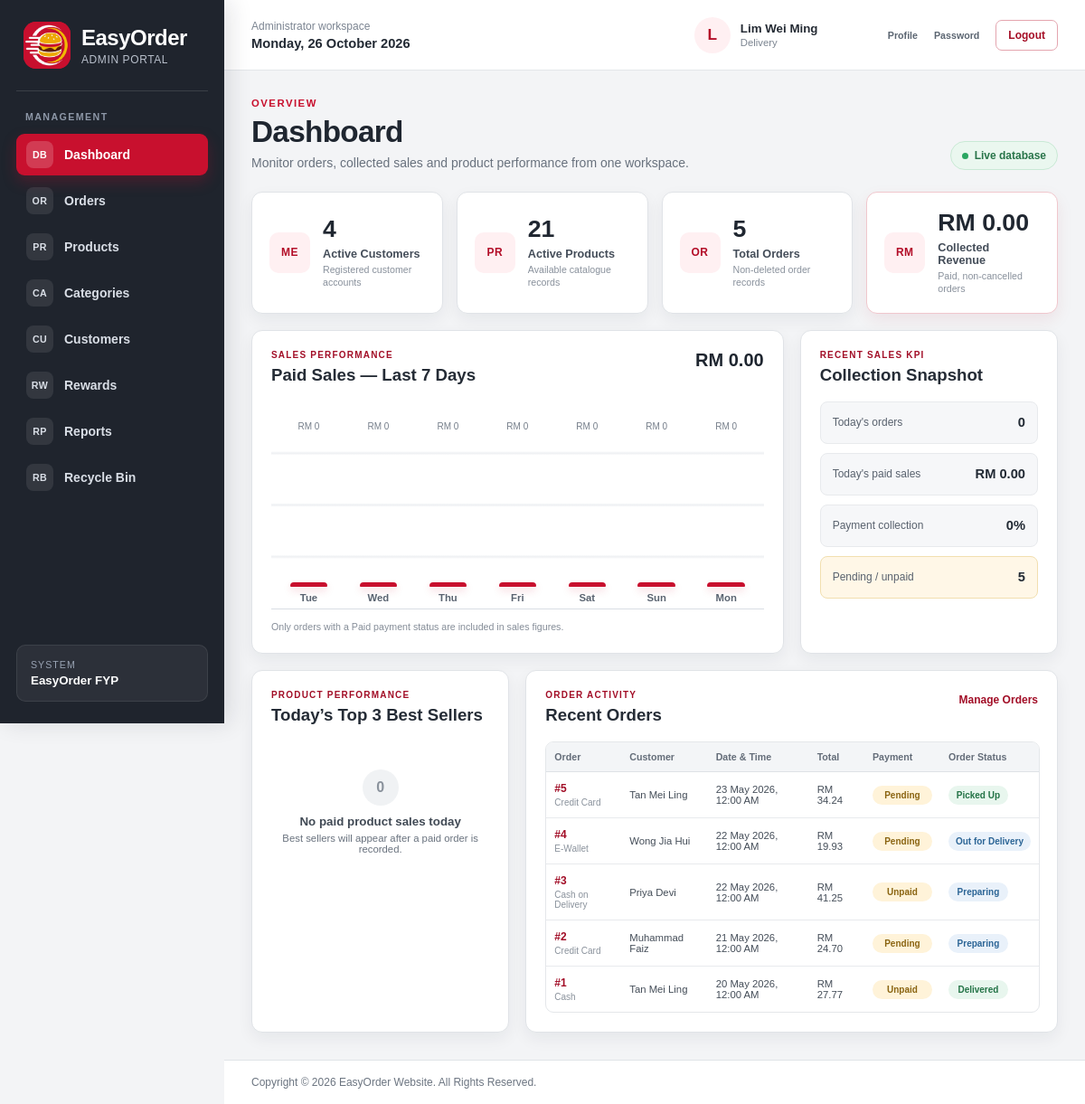
The app's page /admin_dashboard.php (signed in) with its own data.
### tables this page shows
CREATE TABLE `staff` (
  `staff_id` char(5) NOT NULL,
  `staff_name` varchar(100) NOT NULL,
  `staff_role` varchar(20) NOT NULL,
  `staff_email` varchar(100) NOT NULL,
  `staff_phone` varchar(15) NOT NULL,
  `staff_password` varchar(50) NOT NULL,
  `staff_isDelete` int(1) NOT NULL DEFAULT 0
);

CREATE TABLE `orders` (
  `order_id` int(11) NOT NULL,
  `order_customer` int(11) NOT NULL,
  `order_date` datetime NOT NULL,
  `order_total` decimal(7,2) NOT NULL,
  `order_payment` varchar(20) NOT NULL,
  `order_payment_status` varchar(20) NOT NULL DEFAULT 'Pending',
  `order_delivery` varchar(5) NOT NULL,
  `order_address` varchar(255) NOT NULL,
  `order_status` varchar(20) NOT NULL,
  `order_isDelete` int(1) NOT NULL DEFAULT 0
);

CREATE TABLE `customer` (
  `customer_id` int(11) NOT NULL,
  `customer_name` varchar(100) NOT NULL,
  `customer_email` varchar(100) NOT NULL,
  `customer_password` varchar(255) NOT NULL,
  `customer_phone` varchar(15) NOT NULL,
  `customer_gender` varchar(10) NOT NULL,
  `customer_dob` date NOT NULL,
  `customer_address` varchar(140) NOT NULL DEFAULT '',
  `customer_state` varchar(30) NOT NULL,
  `customer_city` varchar(50) NOT NULL,
  `customer_postcode` char(5) NOT NULL,
  `customer_points` int(6) NOT NULL DEFAULT 0,
  `customer_joindate` date NOT NULL,
  `customer_isDelete` int(1) NOT NULL DEFAULT 0
);

### admin_dashboard.php (the view, shortened to what this page needs)
<?php
include("dataconnection.php");
require_once("admin_shell.php");
function easyorder_dashboard_scalar($connect,$sql,$column,$fallback=0)
{
	$result = mysqli_query($connect,$sql);
	if($result && ($row = mysqli_fetch_assoc($result)))
	{
		return $row[$column];
	}
	return $fallback;
}
function easyorder_dashboard_rows($connect,$sql)
{
	$rows = array();
	$result = mysqli_query($connect,$sql);
	if($result)
	{
		while($row = mysqli_fetch_assoc($result))
		{
			$rows[] = $row;
		}
	}
	return $rows;
}
function easyorder_dashboard_status_class($status)
{
	$normalized = strtolower(trim((string)$status));
	if(in_array($normalized,array("paid","delivered","completed","picked up"),true))
	{
		return "status-success";
	}
	if(in_array($normalized,array("preparing","out for delivery","processing"),true))
	{
		return "status-info";
	}
	return "status-warning";
}
$total_customers = (int)easyorder_dashboard_scalar($connect,"SELECT COUNT(*) AS total FROM customer WHERE customer_isDelete=0","total");
$total_products = (int)easyorder_dashboard_scalar($connect,"SELECT COUNT(*) AS total FROM product WHERE product_isDelete=0","total");
$total_orders = (int)easyorder_dashboard_scalar($connect,"SELECT COUNT(*) AS total FROM orders WHERE order_isDelete=0","total");
$total_revenue = (float)easyorder_dashboard_scalar($connect,"SELECT COALESCE(SUM(order_total),0) AS total FROM orders WHERE order_isDelete=0 AND LOWER(order_payment_status)='paid' AND LOWER(order_status)<>'cancelled'","total",0);
$today_orders = (int)easyorder_dashboard_scalar($connect,"SELECT COUNT(*) AS total FROM orders WHERE order_isDelete=0 AND DATE(order_date)=CURDATE()","total");
$today_sales = (float)easyorder_dashboard_scalar($connect,"SELECT COALESCE(SUM(order_total),0) AS total FROM orders WHERE order_isDelete=0 AND DATE(order_date)=CURDATE() AND LOWER(order_payment_status)='paid' AND LOWER(order_status)<>'cancelled'","total",0);
$seven_day_sales = (float)easyorder_dashboard_scalar($connect,"SELECT COALESCE(SUM(order_total),0) AS total FROM orders WHERE order_isDelete=0 AND order_date>=DATE_SUB(CURDATE(),INTERVAL 6 DAY) AND LOWER(order_payment_status)='paid' AND LOWER(order_status)<>'cancelled'","total",0);
$uncollected_payments = (int)easyorder_dashboard_scalar($connect,"SELECT COUNT(*) AS total FROM orders WHERE order_isDelete=0 AND LOWER(order_status)<>'cancelled' AND LOWER(order_payment_status) IN ('pending','unpaid')","total");
$eligible_orders = (int)easyorder_dashboard_scalar($connect,"SELECT COUNT(*) AS total FROM orders WHERE order_isDelete=0 AND LOWER(order_status)<>'cancelled'","total");
$paid_orders = (int)easyorder_dashboard_scalar($connect,"SELECT COUNT(*) AS total FROM orders WHERE order_isDelete=0 AND LOWER(order_status)<>'cancelled' AND LOWER(order_payment_status)='paid'","total");
$collection_rate = $eligible_orders>0 ? round(($paid_orders/$eligible_orders)*100) : 0;
$sales_by_date = array();
$sales_chart = array();
for($day_offset=6;$day_offset>=0;$day_offset--)
{
	$date_key = date("Y-m-d",strtotime("-".$day_offset." days"));
	$sales_chart[] = array(
		"date"=>$date_key,
		"label"=>date("D",strtotime($date_key)),
		"value"=>$sales_by_date[$date_key] ?? 0
	);
}
$max_chart_sales = max(array_column($sales_chart,"value"));
$top_products = easyorder_dashboard_rows($connect,"SELECT oi.item_name,SUM(oi.item_qty) AS units_sold,SUM(oi.item_subtotal) AS sales_total FROM order_items oi INNER JOIN orders o ON o.order_id=oi.item_order WHERE o.order_isDelete=0 AND DATE(o.order_date)=CURDATE() AND LOWER(o.order_payment_status)='paid' AND LOWER(o.order_status)<>'cancelled' GROUP BY oi.item_product,oi.item_name ORDER BY units_sold DESC,sales_total DESC LIMIT 3");
$recent_orders = easyorder_dashboard_rows($connect,"SELECT o.order_id,o.order_date,o.order_total,o.order_payment,o.order_payment_status,o.order_status,m.customer_name FROM orders o INNER JOIN customer m ON m.customer_id=o.order_customer WHERE o.order_isDelete=0 ORDER BY o.order_date DESC,o.order_id DESC LIMIT 6");
?>
<!DOCTYPE html>
<html lang="en">
<head>
<link rel="stylesheet" href="style.css">
<link rel="stylesheet" href="admin_style.css">
</head>
<body class="admin-body">
<?php easyorder_admin_shell_start("admin_dashboard.php"); ?>
<section class="admin-page-heading">
	<div>
		<p class="admin-eyebrow">OVERVIEW</p>
		<h1>Dashboard</h1>
		<p>Monitor orders, collected sales and product performance from one workspace.</p>
	</div>
	<span class="admin-live-indicator"><i></i> Live database</span>
</section>
<section class="admin-stat-grid" aria-label="EasyOrder overview statistics">
	<article class="admin-stat-card">
		<span class="admin-stat-icon">ME</span>
		<div><strong><?php echo $total_customers; ?></strong><span>Active Customers</span><small>Registered customer accounts</small></div>
	</article>
	<article class="admin-stat-card">
		<span class="admin-stat-icon">PR</span>
		<div><strong><?php echo $total_products; ?></strong><span>Active Products</span><small>Available catalogue records</small></div>
	</article>
	<article class="admin-stat-card">
		<span class="admin-stat-icon">OR</span>
		<div><strong><?php echo $total_orders; ?></strong><span>Total Orders</span><small>Non-deleted order records</small></div>
	</article>
	<article class="admin-stat-card accent">
		<span class="admin-stat-icon">RM</span>
		<div><strong>RM <?php echo number_format($total_revenue,2); ?></strong><span>Collected Revenue</span><small>Paid, non-cancelled orders</small></div>
	</article>
</section>
<section class="admin-dashboard-grid">
	<article class="admin-panel admin-sales-panel">
		<header class="admin-panel-heading">
			<div><p>SALES PERFORMANCE</p><h2>Paid Sales — Last 7 Days</h2></div>
			<strong>RM <?php echo number_format($seven_day_sales,2); ?></strong>
		</header>
		<div class="admin-bar-chart" role="img" aria-label="Paid sales totals for the last seven days">
			<?php foreach($sales_chart as $chart_day): ?>
				<?php $bar_height = $max_chart_sales>0 ? max(5,round(($chart_day["value"]/$max_chart_sales)*100)) : 3; ?>
				<div class="admin-chart-column" title="<?php echo htmlspecialchars(date("d M Y",strtotime($chart_day["date"])),ENT_QUOTES,"UTF-8"); ?>: RM <?php echo number_format($chart_day["value"],2); ?>">
					<span class="admin-chart-value">RM <?php echo number_format($chart_day["value"],0); ?></span>
					<span class="admin-chart-bar" style="height:<?php echo (int)$bar_height; ?>%;"></span>
					<strong><?php echo htmlspecialchars($chart_day["label"],ENT_QUOTES,"UTF-8"); ?></strong>
				</div>
			<?php endforeach; ?>
		</div>
		<p class="admin-panel-note">Only orders with a Paid payment status are included in sales figures.</p>
	</article>
	<article class="admin-panel admin-kpi-panel">
		<header class="admin-panel-heading"><div><p>RECENT SALES KPI</p><h2>Collection Snapshot</h2></div></header>
		<div class="admin-kpi-list">
			<div><span>Today's orders</span><strong><?php echo $today_orders; ?></strong></div>
			<div><span>Today's paid sales</span><strong>RM <?php echo number_format($today_sales,2); ?></strong></div>
			<div><span>Payment collection</span><strong><?php echo $collection_rate; ?>%</strong></div>
			<div class="attention"><span>Pending / unpaid</span><strong><?php echo $uncollected_payments; ?></strong></div>
		</div>
	</article>
	<article class="admin-panel admin-best-seller-panel">
		<header class="admin-panel-heading"><div><p>PRODUCT PERFORMANCE</p><h2>Today’s Top 3 Best Sellers</h2></div></header>
		<?php if(count($top_products)>0): ?>
			<ol class="admin-best-seller-list">
				<?php foreach($top_products as $index=>$product): ?>
					<li>
						<span class="admin-rank"><?php echo $index+1; ?></span>
						<div><strong><?php echo htmlspecialchars($product["item_name"],ENT_QUOTES,"UTF-8"); ?></strong><small><?php echo (int)$product["units_sold"]; ?> unit<?php echo (int)$product["units_sold"]===1 ? "" : "s"; ?> sold</small></div>
						<b>RM <?php echo number_format($product["sales_total"],2); ?></b>
					</li>
				<?php endforeach; ?>
			</ol>
		<?php else: ?>
			<div class="admin-empty-state"><span>0</span><strong>No paid product sales today</strong><p>Best sellers will appear after a paid order is recorded.</p></div>
		<?php endif; ?>
	</article>
	<article class="admin-panel admin-recent-orders-panel">
		<header class="admin-panel-heading">
			<div><p>ORDER ACTIVITY</p><h2>Recent Orders</h2></div>
			<a href="admin_order.php">Manage Orders</a>
		</header>
		<?php if(count($recent_orders)>0): ?>
			<div class="admin-table-wrap">
				<table class="admin-dashboard-table">
					<thead><tr><th>Order</th><th>Customer</th><th>Date &amp; Time</th><th>Total</th><th>Payment</th><th>Order Status</th></tr></thead>
					<tbody>
					<?php foreach($recent_orders as $order): ?>
						<tr>
							<td><a class="admin-order-number" href="admin_order_details.php?order_id=<?php echo (int)$order["order_id"]; ?>">#<?php echo (int)$order["order_id"]; ?></a><small><?php echo htmlspecialchars($order["order_payment"],ENT_QUOTES,"UTF-8"); ?></small></td>
							<td><?php echo htmlspecialchars($order["customer_name"],ENT_QUOTES,"UTF-8"); ?></td>
							<td><?php echo htmlspecialchars(date("d M Y, h:i A",strtotime($order["order_date"])),ENT_QUOTES,"UTF-8"); ?></td>
							<td>RM <?php echo number_format($order["order_total"],2); ?></td>
							<td><span class="admin-status-badge <?php echo easyorder_dashboard_status_class($order["order_payment_status"]); ?>"><?php echo htmlspecialchars($order["order_payment_status"],ENT_QUOTES,"UTF-8"); ?></span></td>
							<td><span class="admin-status-badge <?php echo easyorder_dashboard_status_class($order["order_status"]); ?>"><?php echo htmlspecialchars($order["order_status"],ENT_QUOTES,"UTF-8"); ?></span></td>
						</tr>
					<?php endforeach; ?>
					</tbody>
				</table>
			</div>
		<?php else: ?>
			<div class="admin-empty-state"><span>0</span><strong>No orders yet</strong><p>New customer orders will appear here.</p></div>
		<?php endif; ?>
	</article>
</section>
<?php easyorder_admin_shell_end(); ?>
</body>
</html>

### admin_shell.php (shortened to what this page needs)
<?php
if(!function_exists("easyorder_admin_shell_start"))
{
	function easyorder_admin_shell_start($active_page="")
	{
		global $connect;
		$admin_name = $_SESSION["admin_name"] ?? "Administrator";
		$admin_role = $_SESSION["admin_role"] ?? "Staff";
		if($connect && isset($_SESSION["admin_id"]))
		{
			$identity_stmt = mysqli_prepare($connect,"SELECT staff_name,staff_role FROM staff WHERE staff_id=? AND staff_isDelete=0 LIMIT 1");
			if($identity_stmt)
			{
				mysqli_stmt_bind_param($identity_stmt,"s",$_SESSION["admin_id"]);
				if(mysqli_stmt_execute($identity_stmt))
				{
					$identity_result = mysqli_stmt_get_result($identity_stmt);
					if($identity_row = mysqli_fetch_assoc($identity_result))
					{
						$admin_name = $identity_row["staff_name"];
						$admin_role = $identity_row["staff_role"];
					}
				}
			}
		}
		$navigation = array(
			array("page"=>"admin_dashboard.php","label"=>"Dashboard","icon"=>"DB"),
			array("page"=>"admin_order.php","label"=>"Orders","icon"=>"OR"),
			array("page"=>"admin_product.php","label"=>"Products","icon"=>"PR"),
			array("page"=>"admin_category.php","label"=>"Categories","icon"=>"CA"),
			array("page"=>"admin_customer.php","label"=>"Customers","icon"=>"CU"),
			array("page"=>"admin_reward.php","label"=>"Rewards","icon"=>"RW"),
			array("page"=>"admin_report.php","label"=>"Reports","icon"=>"RP"),
			array("page"=>"admin_restore.php","label"=>"Recycle Bin","icon"=>"RB")
		);
		$display_admin_role = $admin_role==="Manager" ? "Super Admin" : $admin_role;
		?>
		<div class="admin-app-shell">
			<aside class="admin-sidebar" aria-label="Administrator navigation">
				<a class="admin-brand" href="admin_dashboard.php" aria-label="EasyOrder administrator dashboard">
					<img src="image/logo.jpg" width="52" height="52" alt="EasyOrder logo">
					<span><strong>EasyOrder</strong><small>Admin Portal</small></span>
				</a>
				<nav class="admin-navigation">
					<p class="admin-navigation-label">MANAGEMENT</p>
					<?php foreach($navigation as $item): ?>
						<?php $is_active = $active_page===$item["page"]; ?>
						<a href="<?php echo htmlspecialchars($item["page"],ENT_QUOTES,"UTF-8"); ?>" class="<?php echo $is_active ? "active" : ""; ?>"<?php echo $is_active ? ' aria-current="page"' : ""; ?>>
							<span class="admin-nav-icon" aria-hidden="true"><?php echo htmlspecialchars($item["icon"],ENT_QUOTES,"UTF-8"); ?></span>
							<?php echo htmlspecialchars($item["label"],ENT_QUOTES,"UTF-8"); ?>
						</a>
					<?php endforeach; ?>
				</nav>
				<div class="admin-sidebar-note">
					<span>System</span>
					<strong>EasyOrder FYP</strong>
				</div>
			</aside>
			<div class="admin-workspace">
				<header class="admin-topbar">
					<div class="admin-topbar-context">
						<span>Administrator workspace</span>
						<strong><?php echo date("l, d F Y"); ?></strong>
					</div>
					<div class="admin-account-summary">
						<span class="admin-avatar" aria-hidden="true"><?php echo htmlspecialchars(strtoupper(substr($admin_name,0,1)),ENT_QUOTES,"UTF-8"); ?></span>
						<a class="admin-account-copy" href="admin_profile.php" aria-label="Open administrator profile">
							<strong><?php echo htmlspecialchars($admin_name,ENT_QUOTES,"UTF-8"); ?></strong>
							<small><?php echo htmlspecialchars($display_admin_role,ENT_QUOTES,"UTF-8"); ?></small>
						</a>
						<div class="admin-account-actions">
							<a href="admin_profile.php">Profile</a>
							<a href="admin_change_password.php">Password</a>
						</div>
						<a class="admin-logout-link" href="logout.php" onclick="return confirm('Are you sure you want to logout?')">Logout</a>
					</div>
				</header>
				<main id="main" class="admin-main">
		<?php
	}
}
if(!function_exists("easyorder_admin_shell_end"))
{
	function easyorder_admin_shell_end()
	{
		?>
				</main>
				<footer class="admin-footer">
					<p>Copyright &copy; 2026 EasyOrder Website. All Rights Reserved.</p>
				</footer>
			</div>
		</div>
		<?php
	}
}

### style.css (style rules this page uses)
* { font-family:Arial; }
body { background-color:#FFF8F0; color:#333333; margin:0px; }
#main { width:960px; margin:auto; padding:10px 0px 20px 0px; }
th { background-color:#C8102E; color:#FFFFFF; padding:10px; }
td { padding:8px; }
footer { background-color:#2B2B2B; color:#FFFFFF; text-align:center; padding:20px 10px 20px 10px; margin-top:30px; }

### records on screen
staff: staff_name "L", staff_name "Lim Wei Ming", staff_role "Delivery"
orders: order_id "5", order_payment "Credit Card", order_customer.customer_name "Tan Mei Ling", order_date "23 May 2026, 12:00 AM", order_total "34.24", order_payment_status "Pending", order_status "Picked Up"
orders: order_id "4", order_payment "E-Wallet", order_customer.customer_name "Wong Jia Hui", order_date "22 May 2026, 12:00 AM", order_total "19.93", order_payment_status "Pending", order_status "Out for Delivery"
orders: order_id "3", order_payment "Cash on Delivery", order_customer.customer_name "Priya Devi", order_date "22 May 2026, 12:00 AM", order_total "41.25", order_payment_status "Unpaid", order_status "Preparing"
orders: order_id "2", order_payment "Credit Card", order_customer.customer_name "Muhammad Faiz", order_date "21 May 2026, 12:00 AM", order_total "24.70", order_payment_status "Pending", order_status "Preparing"
orders: order_id "1", order_payment "Cash", order_customer.customer_name "Tan Mei Ling", order_date "20 May 2026, 12:00 AM", order_total "27.77", order_payment_status "Unpaid", order_status "Delivered"

### other values on screen
$item["icon"] "DB"
$item["label"] "Dashboard"
$item["icon"] "OR"
$item["label"] "Orders"
$item["icon"] "PR"
$item["label"] "Products"
$item["icon"] "CA"
$item["label"] "Categories"
$item["icon"] "CU"
$item["label"] "Customers"
$item["icon"] "RW"
$item["label"] "Rewards"
$item["icon"] "RP"
$item["label"] "Reports"
$item["icon"] "RB"
